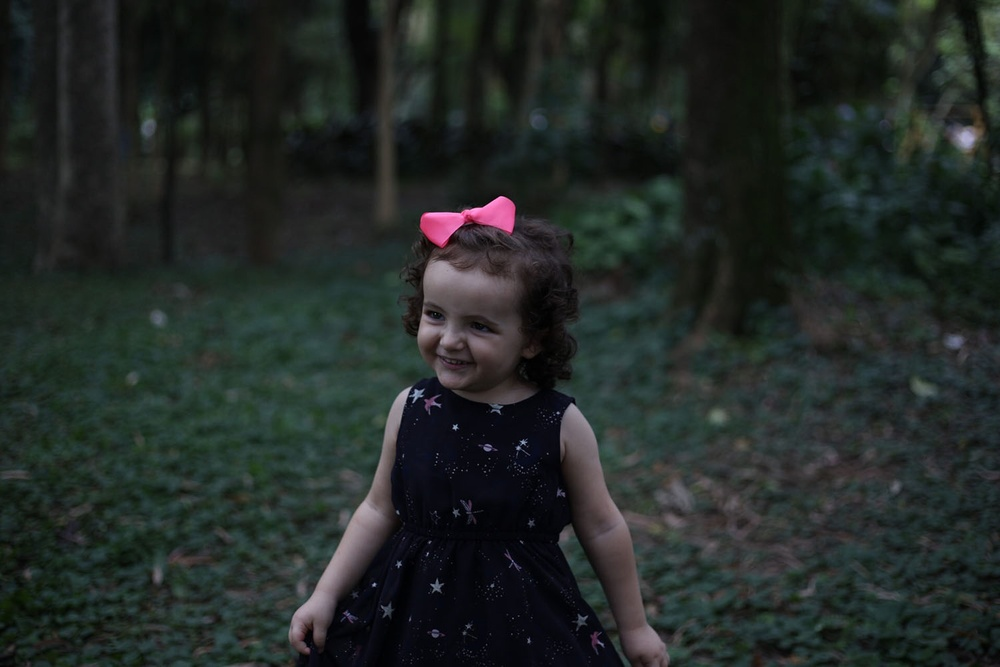
#> input picture girl.jpg, 1000 x 667 px, shrunk from 1500 x 1000 before the run
$ jupyter execute Trabalho_C209_Mariana_Barude.ipynb
#> lines starting #> are read from the running program, lines starting #| are printed output that depends on the picture
[cell 1]
import matplotlib.pyplot as plt
import numpy as np
import cv2
from PIL import Image

[cell 2]
#img = Image.open("sid.jpg")
img = Image.open("girl.jpg")
#> img is the input picture: PIL image 1000x667 RGB; mean R, G, B 34.9, 41.2, 38.5
img_rgb = np.array(img)[:, :, :3]
l, c, p = img_rgb.shape
#> l = 667; c = 1000; p = 3

# converter para escala de cinza:
image_gray = np.zeros(shape=(l, c), dtype=np.uint8)
for i in range(l):
    for j in range(c):
        r = float(img_rgb[i, j, 0])
        g = float(img_rgb[i, j, 1])
        b = float(img_rgb[i, j, 2])

        image_gray[i, j] = (r + g + b) / 3

plt.figure(figsize=(16, 16))
plt.subplot(1, 2, 1)
plt.imshow(img_rgb)
plt.subplot(1, 2, 2)
plt.imshow(image_gray, cmap='gray')
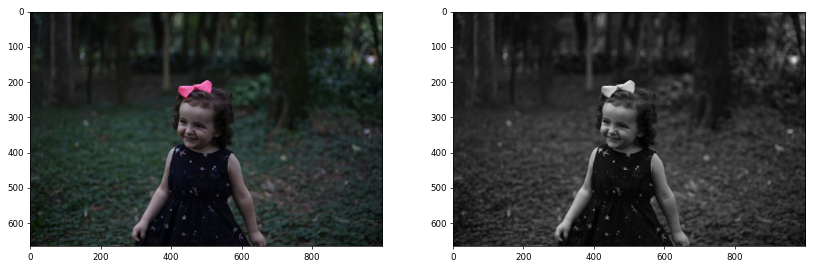
#> figure drawn by matplotlib, 2 panels

[cell 3]
abs_tg_c = np.abs(np.diff(image_gray.astype(np.float64), axis=0, append=255))
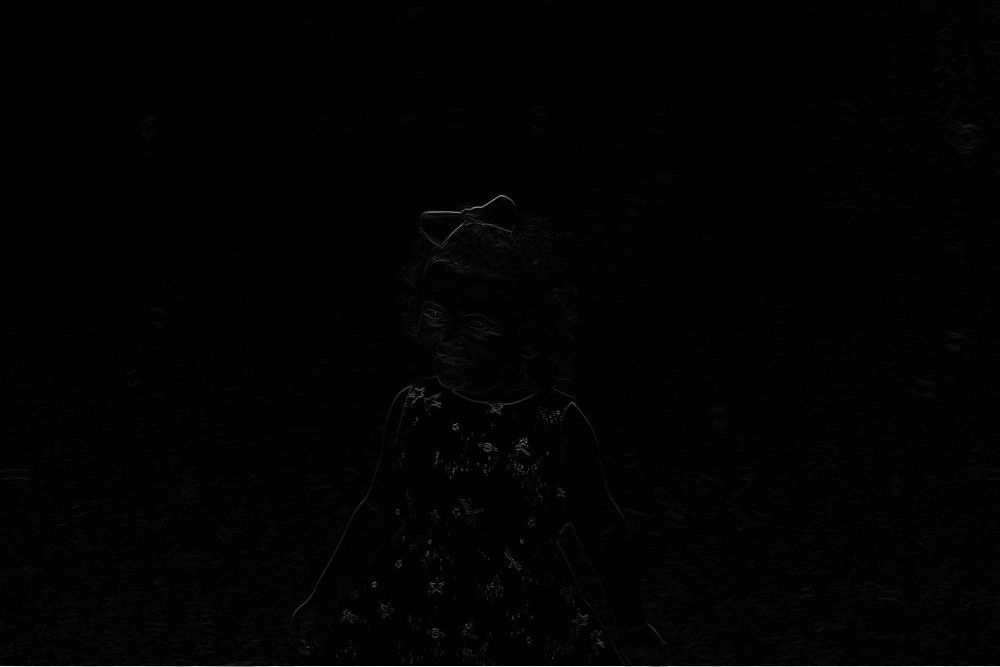
#> abs_tg_c: shape (667, 1000) float64; min 0, max 253, mean 2.2

abs_tg_l = np.abs(np.diff(image_gray.astype(np.float64), axis=1, append=255))

# combinar derivadas das linhas e colunas com norma L2 (distância euclidiana):
abs_tg = np.sqrt(abs_tg_c ** 2 + abs_tg_l ** 2)

# aplicar threshold
threshold = 10
img_border = np.zeros(shape=(l, c), dtype=np.uint8)
img_border[abs_tg > threshold] = 255

[cell 4]
plt.figure(figsize=(16, 16))

plt.subplot(2, 2, 1)
plt.title("Imagem original em cinza")
plt.imshow(image_gray, cmap='gray')

plt.subplot(2, 2, 2)
plt.title("Derivadas das linhas")
plt.imshow(abs_tg_l, cmap='gray')

plt.subplot(2, 2, 3)
plt.title("Derivadas das colunas")
plt.imshow(abs_tg_c, cmap='gray')

plt.subplot(2, 2, 4)
plt.title("Derivadas")
plt.imshow(abs_tg, cmap='gray')
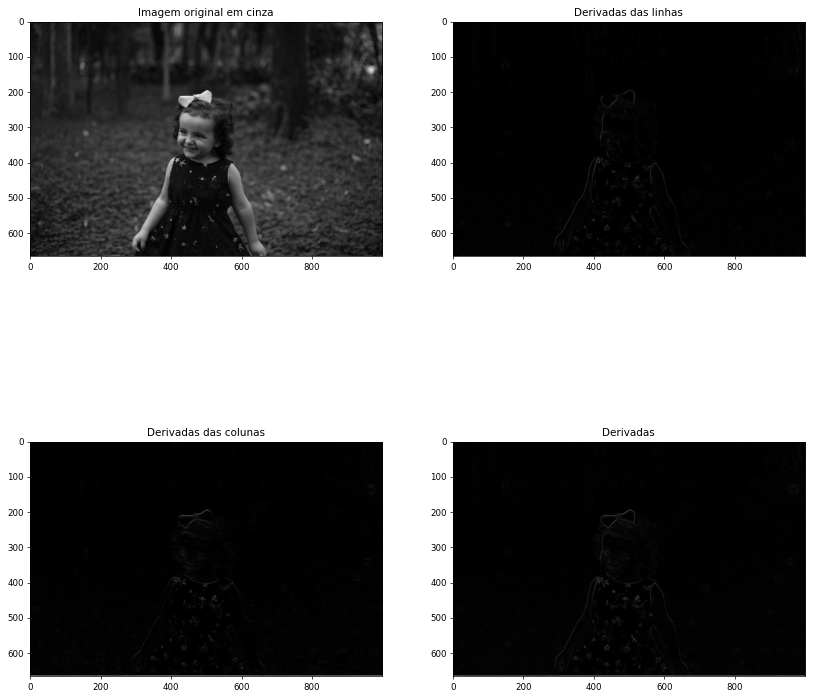
#> figure drawn by matplotlib, 4 panels

[cell 5]
plt.figure(figsize=(8, 8))
plt.title("Bordas")
plt.imshow(img_border, cmap='gray')
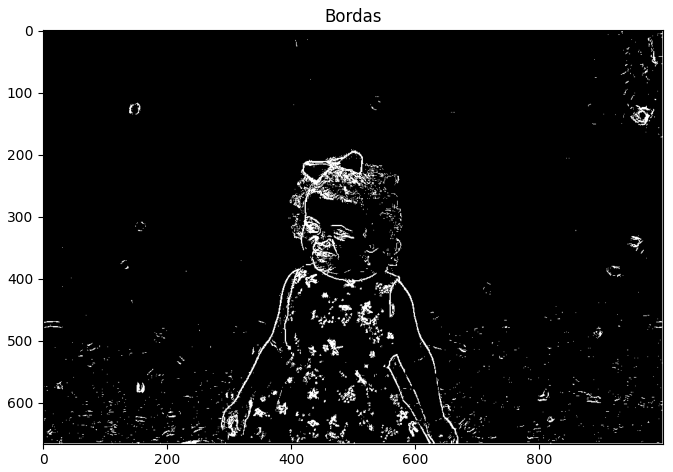
#> figure drawn by matplotlib, 1 panel
